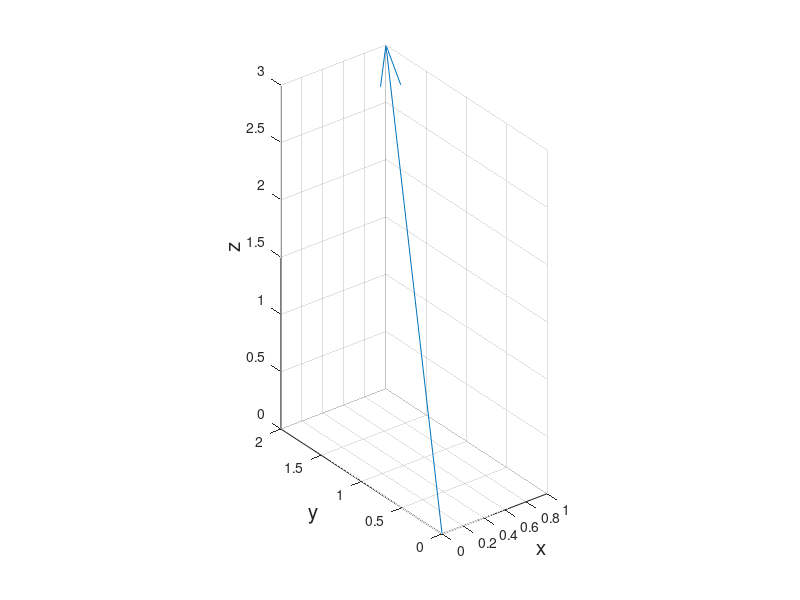

Here is the MATLAB script that generated this plot:
% Визуализация вектора-стрелки с помощью команды quiver3
clear

start_point = [0;0;0];
v=[1;2;3];

figure;

quiver3(start_point(1), start_point(2),...
        start_point(3), v(1),v(2), v(3),...
        1, 'maxheadsize', 0.05);

daspect([1 1 1]);
xlabel('x', 'FontSize', 15);
ylabel('y', 'FontSize', 15);
zlabel('z', 'FontSize', 15);

% Расчет координат вектора в повернутой СК
% и расчёт координат повернутого вектора в
% неподвижной СК
% последовательность Эйлеровых поворотов ZXZ

% углы в градусах
alpha = 60; % Z'
beta = 45;  % X'
gamma = 70; % Z''

%A_z1 = [cosd(alpha)  sind(alpha) 0; ...
%        -sind(alpha) cosd(alpha) 0; ...
%        0            0           1]

A_z1 = rotz(alpha)';
A_x2 = rotx(beta)';
A_z3 = rotz(gamma)';

A = A_z3 * A_x2 * A_z1;


v_new = A*v;

% Если бы СК была неподвижна, то
% поворот описывался обратной к A матрицей

%<объяснят на следующей паре>
A_b = rotz(gamma)*rotx(beta)*rotz(alpha);

A_b1 = (A^-1)'
